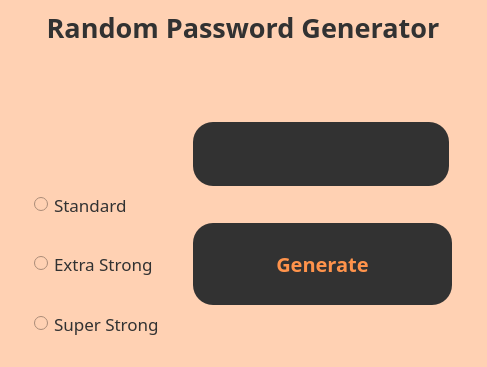
<?xml version="1.0" encoding="UTF-8"?>
<ui version="4.0">
 <class>MainWindow</class>
 <widget class="QMainWindow" name="MainWindow">
  <property name="geometry">
   <rect>
    <x>0</x>
    <y>0</y>
    <width>487</width>
    <height>367</height>
   </rect>
  </property>
  <property name="sizePolicy">
   <sizepolicy hsizetype="Preferred" vsizetype="Ignored">
    <horstretch>0</horstretch>
    <verstretch>0</verstretch>
   </sizepolicy>
  </property>
  <property name="windowTitle">
   <string>Password-Generator</string>
  </property>
  <property name="styleSheet">
   <string notr="true">background-color: rgb(255, 209, 179);</string>
  </property>
  <widget class="QWidget" name="centralwidget">
   <layout class="QGridLayout" name="gridLayout">
    <item row="1" column="0" colspan="2">
     <widget class="QPushButton" name="pushButton">
      <property name="sizePolicy">
       <sizepolicy hsizetype="Preferred" vsizetype="Fixed">
        <horstretch>0</horstretch>
        <verstretch>0</verstretch>
       </sizepolicy>
      </property>
      <property name="font">
       <font>
        <family>Dosis ExtraBold</family>
        <pointsize>20</pointsize>
        <bold>true</bold>
       </font>
      </property>
      <property name="styleSheet">
       <string notr="true">color: rgb(50, 50, 50);
border-radius: 15px
</string>
      </property>
      <property name="text">
       <string>Random Password Generator</string>
      </property>
     </widget>
    </item>
    <item row="6" column="1">
     <widget class="QPushButton" name="btn_generate">
      <property name="sizePolicy">
       <sizepolicy hsizetype="Preferred" vsizetype="Fixed">
        <horstretch>0</horstretch>
        <verstretch>0</verstretch>
       </sizepolicy>
      </property>
      <property name="font">
       <font>
        <family>Dosis ExtraBold</family>
        <pointsize>15</pointsize>
        <bold>true</bold>
       </font>
      </property>
      <property name="styleSheet">
       <string notr="true">border-radius: 20px ;
color: rgb(255, 147, 75);
background-color: rgb(50, 50, 50);</string>
      </property>
      <property name="text">
       <string>‌‌
Generate
‌</string>
      </property>
     </widget>
    </item>
    <item row="7" column="0">
     <widget class="QRadioButton" name="rb_super">
      <property name="sizePolicy">
       <sizepolicy hsizetype="Fixed" vsizetype="Maximum">
        <horstretch>0</horstretch>
        <verstretch>0</verstretch>
       </sizepolicy>
      </property>
      <property name="font">
       <font>
        <family>Dosis ExtraBold</family>
        <pointsize>13</pointsize>
       </font>
      </property>
      <property name="styleSheet">
       <string notr="true">color: rgb(50, 50, 50);
border-radius: 15px
</string>
      </property>
      <property name="text">
       <string>Super Strong</string>
      </property>
     </widget>
    </item>
    <item row="4" column="1">
     <widget class="QPlainTextEdit" name="btn_result">
      <property name="sizePolicy">
       <sizepolicy hsizetype="Fixed" vsizetype="Ignored">
        <horstretch>0</horstretch>
        <verstretch>0</verstretch>
       </sizepolicy>
      </property>
      <property name="font">
       <font>
        <family>Dosis ExtraBold</family>
        <pointsize>15</pointsize>
       </font>
      </property>
      <property name="styleSheet">
       <string notr="true">border-radius: 20px ;
color: rgb(255, 147, 75);
background-color: rgb(50, 50, 50);</string>
      </property>
      <property name="plainText">
       <string/>
      </property>
     </widget>
    </item>
    <item row="5" column="0">
     <widget class="QRadioButton" name="rb_standard">
      <property name="sizePolicy">
       <sizepolicy hsizetype="Fixed" vsizetype="Maximum">
        <horstretch>0</horstretch>
        <verstretch>0</verstretch>
       </sizepolicy>
      </property>
      <property name="font">
       <font>
        <family>Dosis ExtraBold</family>
        <pointsize>13</pointsize>
       </font>
      </property>
      <property name="styleSheet">
       <string notr="true">color: rgb(50, 50, 50);
border-radius: 15px
</string>
      </property>
      <property name="text">
       <string>Standard</string>
      </property>
     </widget>
    </item>
    <item row="6" column="0">
     <widget class="QRadioButton" name="rb_extra">
      <property name="sizePolicy">
       <sizepolicy hsizetype="Fixed" vsizetype="Maximum">
        <horstretch>0</horstretch>
        <verstretch>0</verstretch>
       </sizepolicy>
      </property>
      <property name="font">
       <font>
        <family>Dosis ExtraBold</family>
        <pointsize>13</pointsize>
       </font>
      </property>
      <property name="styleSheet">
       <string notr="true">color: rgb(50, 50, 50);
border-radius: 15px
</string>
      </property>
      <property name="text">
       <string>Extra Strong</string>
      </property>
     </widget>
    </item>
    <item row="3" column="0">
     <widget class="QPushButton" name="pushButton_3">
      <property name="sizePolicy">
       <sizepolicy hsizetype="Minimum" vsizetype="Preferred">
        <horstretch>0</horstretch>
        <verstretch>0</verstretch>
       </sizepolicy>
      </property>
      <property name="styleSheet">
       <string notr="true">border-radius: 10px;</string>
      </property>
      <property name="text">
       <string/>
      </property>
     </widget>
    </item>
   </layout>
  </widget>
  <widget class="QMenuBar" name="passwordgenerator">
   <property name="geometry">
    <rect>
     <x>0</x>
     <y>0</y>
     <width>487</width>
     <height>22</height>
    </rect>
   </property>
  </widget>
  <widget class="QStatusBar" name="statusBar"/>
 </widget>
 <resources/>
 <connections/>
</ui>
